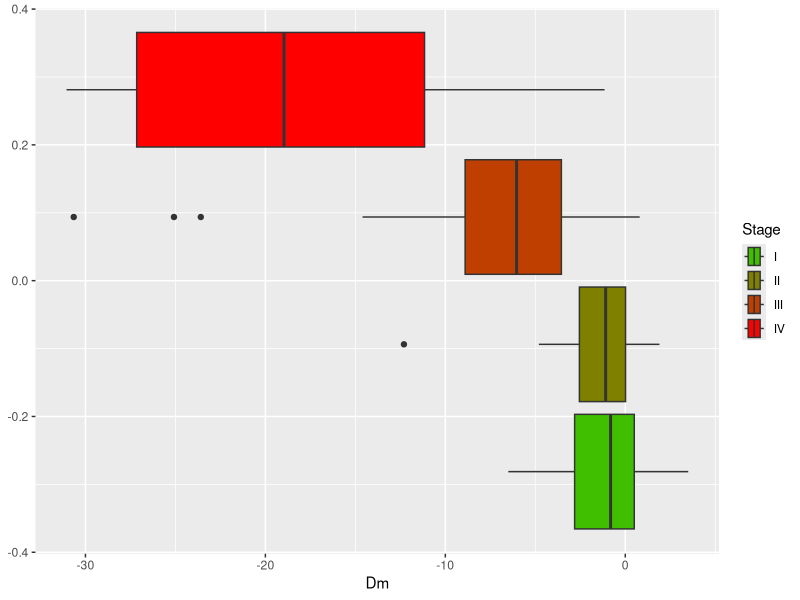
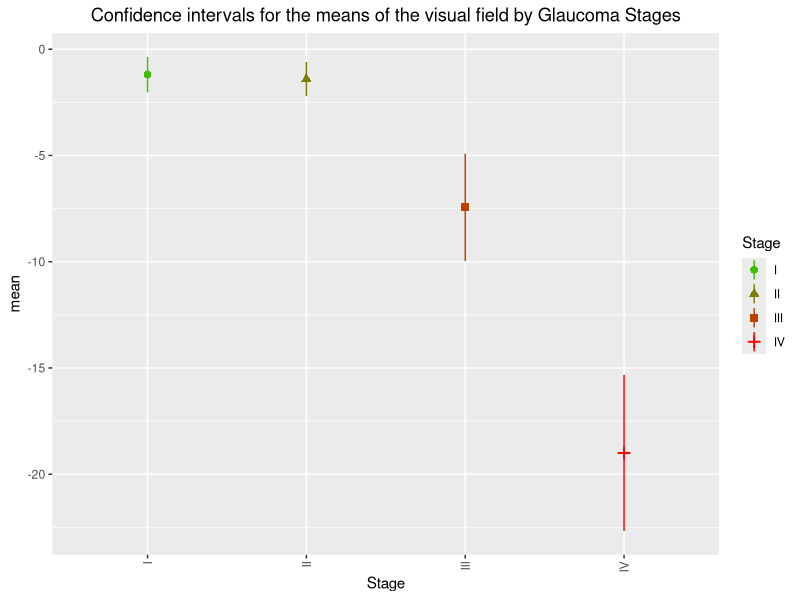

These figures' R source, in order:
## ---- chunk 1
library(knitr)
## Global options
options(digits = 4)
opts_chunk$set(echo=F, cache=T, prompt=F, tidy=T, comment=NA, message=F, warning=F, dev="png", dev.args=list(type="cairo"), dpi=300)
## ---- chunk 2
.packages <- c("tidyverse", "pander")
.installed <- .packages %in% installed.packages()
if (length(.packages[!.installed])>0) install.packages(.packages[!.installed])
lapply(.packages, require, character.only=T)
## ---- chunk 3
data <- read_csv('data/visual-field.csv')
## ---- chunk 4
data <- data %>%  # Elminar los casos sin datos en la variable Dm
  filter(!is.na(Dm)) %>% # Eliminar los casos con errores mayores del 16%
  filter(ERROR <= 16)
## ---- chunk 5
palette.healthy <- c("#00FF00", "#3FBF00", "#7F7F00", "#BF3F00", "#FF0000")
palette <- palette.healthy[-1]

data %>% 
  ggplot(aes(x=Dm, fill=Stage)) +
  geom_boxplot() +
  scale_fill_manual(values = palette)
## ---- chunk 6
means <- data %>% 
  group_by(Stage) %>%
  summarise(n=n(), mean = mean(Dm), sd= sd(Dm)) %>%
  mutate(se = sd / sqrt(n), lo.ci = mean - qt(1 - (0.05 / 2), n - 1) * se, up.ci = mean + qt(1 - (0.05 / 2), n - 1) * se)
kable(means)
## ---- chunk 7
# Color palette
ggplot(means, aes(x=Stage, y = mean, colour = Stage, shape = Stage)) +
  geom_pointrange(aes(ymin = lo.ci, ymax = up.ci), position = position_dodge(width = 0.5)) +
  ggtitle("Confidence intervals for the means of the visual field by Glaucoma Stages") +
  scale_colour_manual(values = palette) +
  theme(axis.text.x = element_text(angle = 90, hjust = 1, vjust=0.5), plot.title = element_text(hjust = 0.5))
